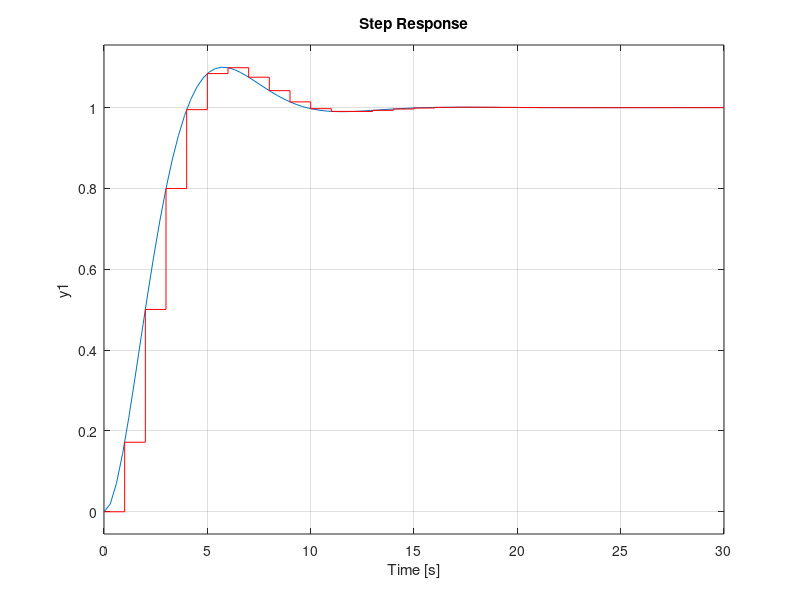
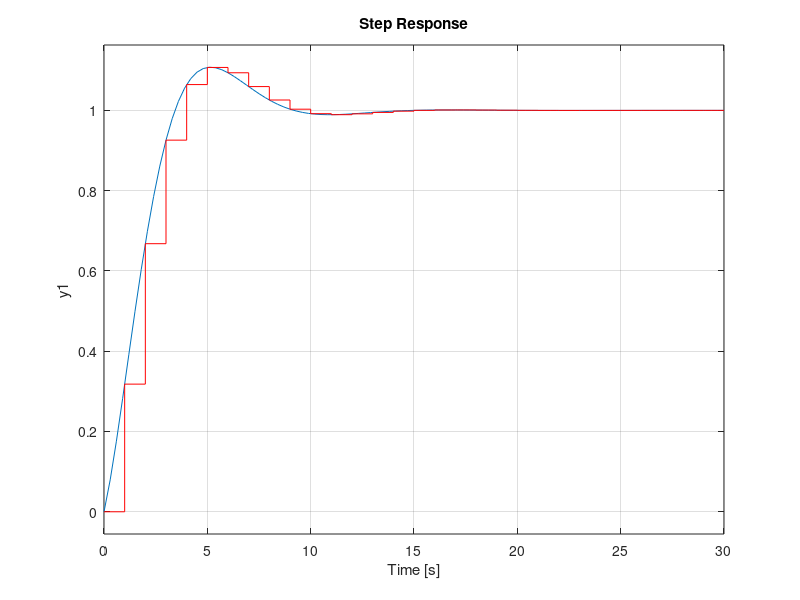
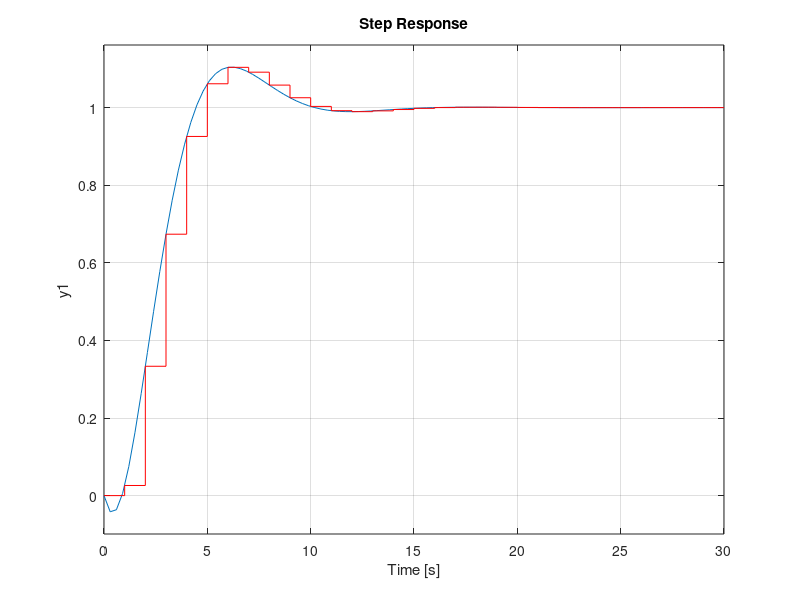

Source code (MATLAB) for these figures, in order:
pkg load control;
clear all;
close all;
clc;

% o sistema nunca vai deixar de ser continuo, discreto é só a percepção que a gnt passa a fazer
% manter pelo menos 5 amostras no tempo de subida

ta = 1;

a1 = [0 1; 0 -1];
b1 = [0; 1];
c1 = [-2 1];

g1s = ss(a1, b1, c1);
g1z = c2d(g1s, ta); %por padrao faz 'zoh'

##step(g1s, 10);
##hold on;
##step(g1z, 10, 'r');

%modelo da G1
a1 = [0 1; 0 -1];
b1 = [0; 1];
c1 = [1 0];

%modelo da G2
a2 = [0 1; 1 0];
b2 = [0; 1];
c2 = [2 1];

%modelo da G3
a3 = [0 1; 0 -1];
b3 = [0; 1];
c3 = [-2 1];

s1 = -4+i*5.458;
s2 = -4-i*5.458;

s1 = s1/10;
s2 = s2/10;

k1 = acker(a1, b1, [s1 s2]);
k2 = acker(a2, b1, [s1 s2]);
k3 = acker(a3, b1, [s1 s2]);

f1 = -inv(c1*inv(a1-b1*k1)*b1);
f2 = -inv(c2*inv(a2-b1*k2)*b1);
f3 = -inv(c3*inv(a3-b1*k3)*b1);

t1 = ss(a1-b1*k1, b1*f1, c1);
t2 = ss(a2-b1*k2, b1*f2, c2);
t3 = ss(a3-b1*k3, b1*f3, c3);

##figure;
##bode(t1);
##figure;
##bode(t2);
##figure;
##bode(t3);

t1z = c2d(t1, ta);
t2z = c2d(t2, ta);
t3z = c2d(t3, ta);

figure;
step(t1, 30);
hold on;
step(t1z, 30, 'r');

figure;
step(t2, 30);
hold on;
step(t2z, 30, 'r');

figure;
step(t3, 30);
hold on;
step(t3z, 30, 'r');
